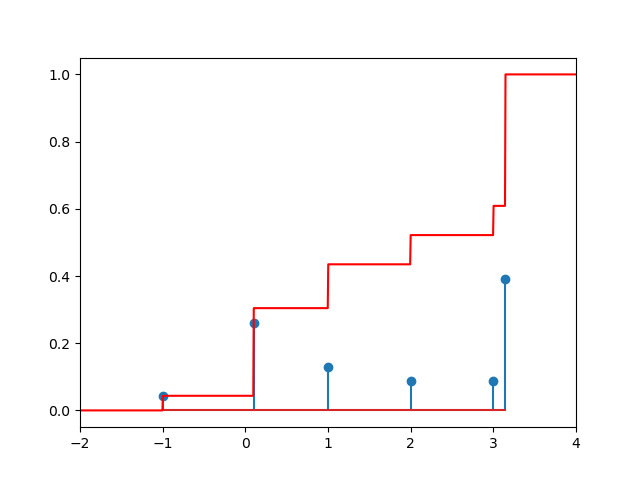

Recreate this plot in Python.
import numpy as np
import matplotlib.pyplot as plt

D = np.array([-1, 2, 3, 1, 0.1, np.pi])
p = np.array([1, 2, 2, 3, 6, 9])
p = p / np.sum(p)  # so that sum(p) = 1


def pdf(x):
    where = D <= x
    return np.sum(p[where])


x = np.linspace(-2, +4, 1000)

plt.stem(D, p)
plt.plot(x, [pdf(xx) for xx in x], color="r")
plt.xlim(x.min(), x.max())

plt.savefig("discrete.png")
plt.show()
